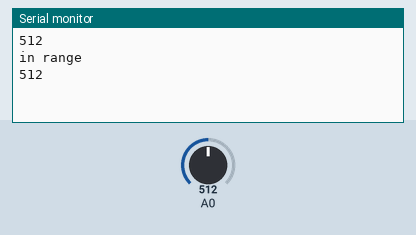
The sketch below on a simulated Arduino Uno, built with avr-gcc and run on an emulated ATmega328P. On the bench: the last lines printed to the serial monitor. The inputs (shaded band) are chosen by the test bench; at power-on: A0 = 512.

Above: at 2.2 s.
2.3 s: A0 set to 716
At 3.8 s:
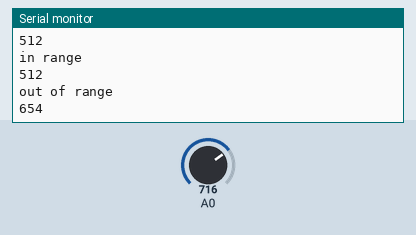
5.3 s: A0 set to 900
At 6.6 s:
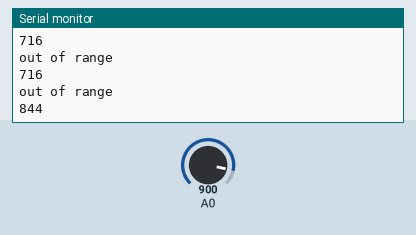
Timing chart, 0 to 8.3 s (numbered marks = the images above; inputs shaded):
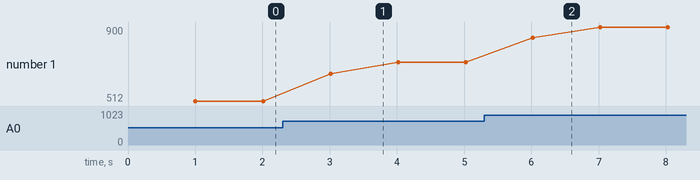

The sketch:

ldr.ino
```cpp
int initLdrVal=0;
int boundVal=50;

int getLdrValue()
{
  int sensorValue=0;
  for(int i=0; i<10; i++)
  {
    sensorValue += analogRead(A0);
    delay(100);
  }
  return sensorValue/10;
}


void setup() {
  // initialize serial communication at 9600 bits per second:
  Serial.begin(9600);
  //delay(1000);

  initLdrVal = getLdrValue();
  Serial.println(initLdrVal);


}


void loop() {


  int checkVal = getLdrValue();

  if((initLdrVal+boundVal)>checkVal and (initLdrVal-boundVal)<checkVal)
  {
    Serial.println("in range");
    Serial.println(checkVal);
  }else
  {
    Serial.println("out of range");
    Serial.println(checkVal);
  }


}
```

Measured:
- after the input at 2.3 s, the serial monitor: prints a new line after 0.70 s (image 1)
- after the input at 5.3 s, the serial monitor: prints a new line after 0.72 s (image 2)
- plotted number 1: 512 → 716 after the input at 2.3 s, 716 → 900 after the input at 5.3 s
